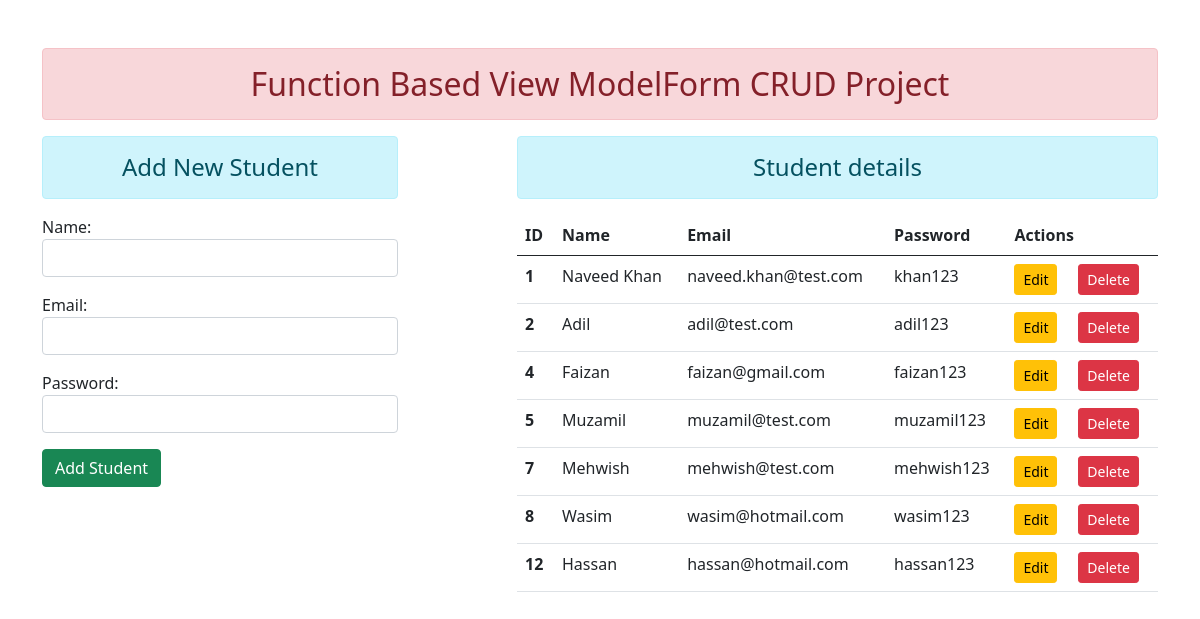
The page / on the database its author committed.
### enroll/models.py (models this page shows)
class Student(models.Model):
    name = models.CharField(max_length=64)
    email = models.EmailField(max_length=100)
    password = models.CharField(max_length=100)

### enroll/views.py (the view)
# urls.py: path('', views.index , name='index'),
def index(request):
    students = Student.objects.all()
    if request.method == "POST":
        model_form = StudentRegistration(request.POST)
        if model_form.is_valid():
            nm = model_form.cleaned_data['name']
            em = model_form.cleaned_data['email']
            ps = model_form.cleaned_data['password']
            reg = Student(name = nm, email = em, password = ps)
            reg.save()
            model_form = StudentRegistration()
    else:
        model_form = StudentRegistration()
    return render(request, 'enroll/index.html', {'stdRegForm': model_form, 'students' : students})

### enroll/forms.py
class StudentRegistration(forms.ModelForm):
    class Meta:
        model = Student
        fields = ('name', 'email', 'password') #We can use list as well
        widgets = {
            'name':forms.TextInput(attrs={'class': 'form-control'}),
            'email':forms.EmailInput(attrs={'class': 'form-control'}),
            'password':forms.PasswordInput(render_value = True, attrs={'class': 'form-control'}),
            }

### enroll/templates/enroll/index.html (shortened to what this page needs)
{% extends 'enroll/base.html' %}
{% block content %}
<div class="row">
    <div class="col-sm-4">
    <h4 class="text-center alert alert-info">Add New Student</h4>
      <form method="POST" action="">
        {{ stdRegForm.as_p }}
        <input type="submit" value="Add Student" class="btn btn-success">
      </form>
    </div>
    <div class="col-sm-7 offset-1">
        <h4 class="text-center alert alert-info"> Student details </h4>
        {% if students %}
        <table class="table">
  <thead>
    <tr>
      <th scope="col"> ID </th>
      <th scope="col">Name</th>
      <th scope="col">Email</th>
      <th scope="col">Password</th>
      <th scope="col"> Actions </th>
    </tr>
  </thead>
  <tbody>
  {% for student in students %}
  <tr>
      <th scope="row"> {{ student.id }} </th>
      <td> {{ student.name }} </td>
      <td> {{ student.email }} </td>
      <td> {{ student.password }} </td>
      <td>
        <a href="{% url 'editrec' student.id %}" class="btn btn-warning btn-sm"> Edit </a> &nbsp; &nbsp;
        <form action="{% url 'deleterec' student.id  %}" method='POST' class="d-inline">
        <input type="submit" value="Delete" class="btn btn-danger btn-sm">
        </form>
      </td>
    </tr>
  {% endfor %}
  </tbody>
</table>
        {% else %}
            <h5 class="text-center alert alert-danger"> No Data Found </h5>
        {% endif %}
    </div>
</div>
  {% endblock content %}

### enroll/templates/enroll/base.html (shortened to what this page needs)
<!DOCTYPE html>
{% load static %}
<html lang="en">
<head>
    <link rel="stylesheet" href="{% static 'enroll/css/bootstrap.css' %}">
</head>
<body>
    <div class="container mt-5">
        <div class="row">
            <div class="col-sm-12">
                <h2 class="text-center alert alert-danger">Function Based View ModelForm CRUD Project</h2>
            </div>
        </div>
                {% block content %}{% endblock %}
</div>
</body>
</html>

### rows shown on the page
Student: id "1", name "Naveed Khan", email "naveed.khan@test.com", password "khan123"
Student: id "2", name "Adil", email "adil@test.com", password "adil123"
Student: id "4", name "Faizan", email "faizan@gmail.com", password "faizan123"
Student: id "5", name "Muzamil", email "muzamil@test.com", password "muzamil123"
Student: id "7", name "Mehwish", email "mehwish@test.com", password "mehwish123"
Student: id "8", name "Wasim", email "wasim@hotmail.com", password "wasim123"
Student: id "12", name "Hassan", email "hassan@hotmail.com", password "hassan123"
